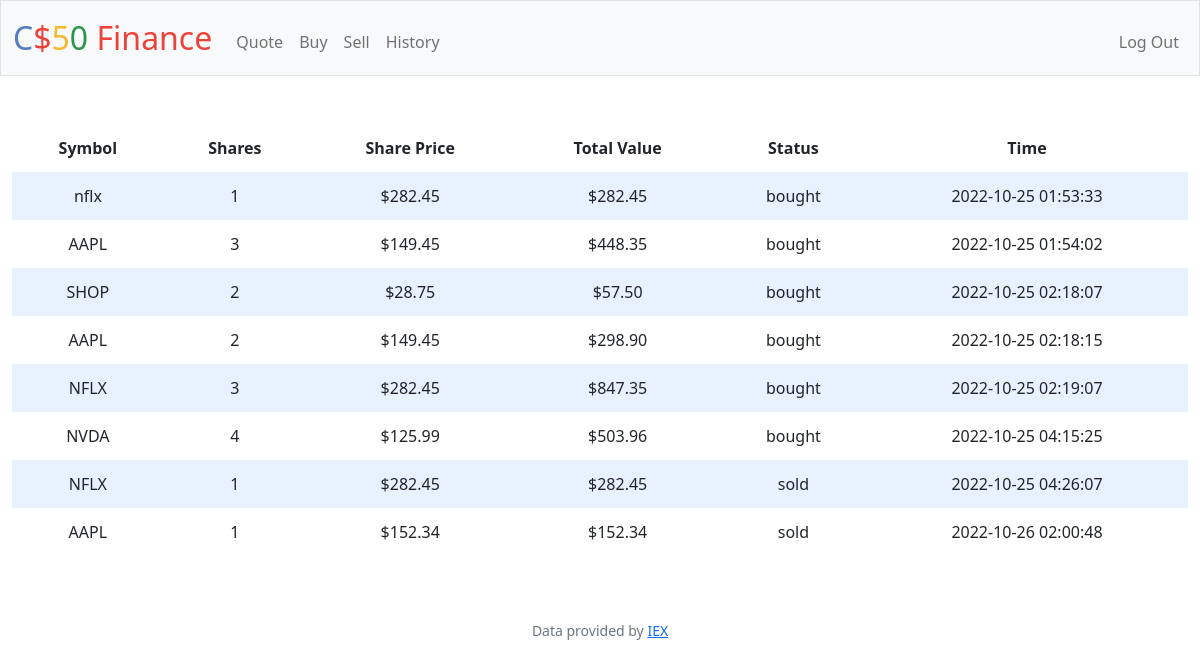
Screenshot of /history (signed in) with the database file from the repository.
### tables this page shows
CREATE TABLE purchases (
    user_id int,
    symbol TEXT NOT NULL,
    price NUMERIC NOT NULL,
    units int,
    cost NUMERIC NOT NULL,
    status TEXT NOT NULL
, time DATETIME DEFAULT CURRENT_TIMESTAMP);

### app.py (the view)
@app.route("/history")
@login_required
def history():
    id = session.get("user_id")
    stocks = db.execute("SELECT symbol, units, price, cost, status, time FROM purchases WHERE user_id = ?", id)
    return render_template("history.html", stocks=stocks)

### app.py (called while the page is built)
@app.after_request
def after_request(response):
    response.headers["Cache-Control"] = "no-cache, no-store, must-revalidate"
    response.headers["Expires"] = 0
    response.headers["Pragma"] = "no-cache"
    return response

### helpers.py (called while the page is built)
def login_required(f):
    @wraps(f)
    def decorated_function(*args, **kwargs):
        if session.get("user_id") is None:
            return redirect("/login")
        return f(*args, **kwargs)
    return decorated_function

def usd(value):
    return f"${value:,.2f}"

### templates/history.html (shortened to what this page needs)
{% extends "layout.html" %}
{% block main %}
    <table action="/history">
        <thead>
            <tr>
                <th>Symbol</th>
                <th>Shares</th>
                <th>Share Price</th>
                <th>Total Value</th>
                <th>Status</th>
                <th>Time</th>
            </tr>
        </thead>
        <tbody>
            {% for stock in stocks %}
                <tr>
                    <td>{{ stock.symbol }}</td>
                    <td>{{ stock.units }}</td>
                    <td>{{ stock.price | usd }}</td>
                    <td>{{ stock.cost | usd }}</td>
                    <td>{{ stock.status }}</td>
                    <td>{{ stock.time }}</td>
                </tr>
            {% endfor %}
        </tbody>
    </table>
{% endblock %}

### static/styles.css (style rules this page uses)
table { background-color: transparent; margin-bottom: 1rem; width: 100%; }
table th, table td { padding: 0.75rem; vertical-align: middle; }
tbody tr:nth-of-type(odd) { background-color: rgb(179, 208, 255, 0.3) }

### rows the page displays
purchases: symbol "nflx", units "1", price "$282.45", cost "$282.45", status "bought", time "2022-10-25 01:53:33"
purchases: symbol "AAPL", units "3", price "$149.45", cost "$448.35", status "bought", time "2022-10-25 01:54:02"
purchases: symbol "SHOP", units "2", price "$28.75", cost "$57.50", status "bought", time "2022-10-25 02:18:07"
purchases: symbol "AAPL", units "2", price "$149.45", cost "$298.90", status "bought", time "2022-10-25 02:18:15"
purchases: symbol "NFLX", units "3", price "$282.45", cost "$847.35", status "bought", time "2022-10-25 02:19:07"
purchases: symbol "NVDA", units "4", price "$125.99", cost "$503.96", status "bought", time "2022-10-25 04:15:25"
purchases: symbol "NFLX", units "1", price "$282.45", cost "$282.45", status "sold", time "2022-10-25 04:26:07"
purchases: symbol "AAPL", units "1", price "$152.34", cost "$152.34", status "sold", time "2022-10-26 02:00:48"
